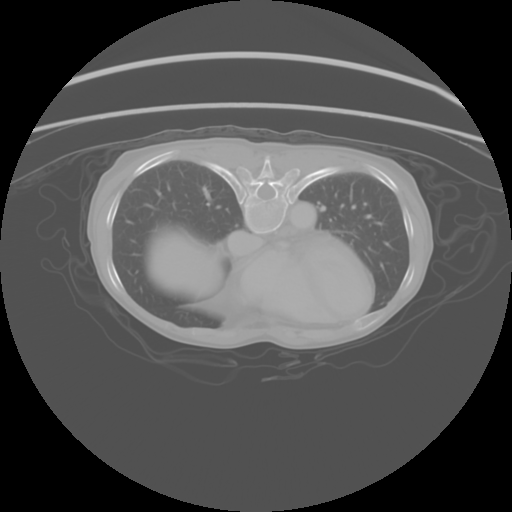
#> input picture SAM-Med2D/data_demo/images/amos_0004_75.png, 512 x 512 px, given as the content of the folder /STS2024/dataset/Validation-Public-20240728T073621Z-001/crop, which was not available
$ python augmentation.py
#> lines starting #> are read from the running program, lines starting #| are printed output that depends on the picture
import json
import os
from PIL import Image, ImageEnhance, ImageFilter, ImageOps
import cv2
import numpy as np
import shutil
import imageio
from scipy.ndimage import gaussian_filter
import h5py


# [164 lines left out: functions adjust_brightness_contrast, flip_label_from_json, flip_image_from_jpg, lpfilter_image_from_jpg, rotate_images_and_labels, rename_files and 1 more, not called in this run]


def equalize_histogram(image_path, save_path):
    # Read the image
    img = cv2.imread(image_path, cv2.IMREAD_GRAYSCALE)
#> img is the input picture: shape (512, 512); min 0, max 254, mean 81.6

    # Apply histogram equalization
    eq_hist_img = cv2.equalizeHist(img)
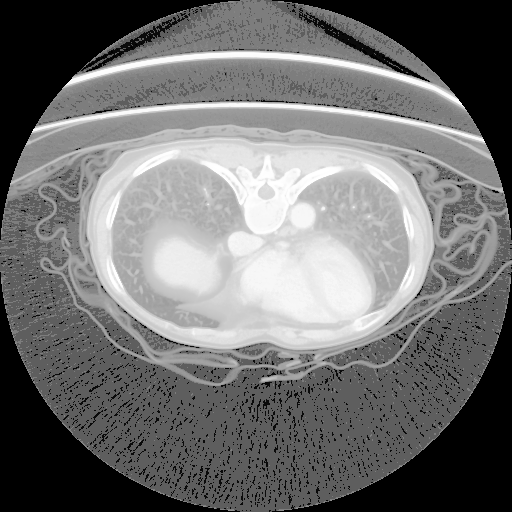
#> eq_hist_img: shape (512, 512); min 0, max 255, mean 113.2

    # Save the adjusted image
    cv2.imwrite(save_path, eq_hist_img)


# [22 lines left out: functions cl_ahe, flip_h5, not called in this run]


if __name__ == '__main__':
    # [6 lines of commented-out code are left out]
    dir = r'D:\508\STS2024\dataset\Validation-Public-20240728T073621Z-001\crop'
    dir_save = dir+'_eq'
    os.makedirs(dir_save, exist_ok=True)
    for f in os.listdir(dir):
        fpath = os.path.join(dir, f)
        spath = os.path.join(dir_save, f)
        # adjust_brightness_contrast(fpath, dir_save, contrast_factor=1)
        equalize_histogram(fpath, spath)


    print('Done')

$ run again, on SAM-Med2D/data_demo/images/s0619_32.png
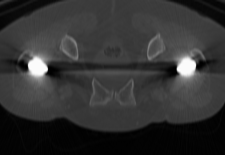
#> input picture SAM-Med2D/data_demo/images/s0619_32.png, 225 x 155 px, given as the content of the folder /STS2024/dataset/Validation-Public-20240728T073621Z-001/crop, which was not available
#> in equalize_histogram, img is the input picture: shape (155, 225); min 0, max 254, mean 50.6
#> in equalize_histogram, `eq_hist_img = cv2.equalizeHist(img)`:
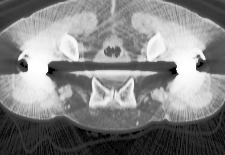
#> eq_hist_img: shape (155, 225); min 0, max 255, mean 130.7
